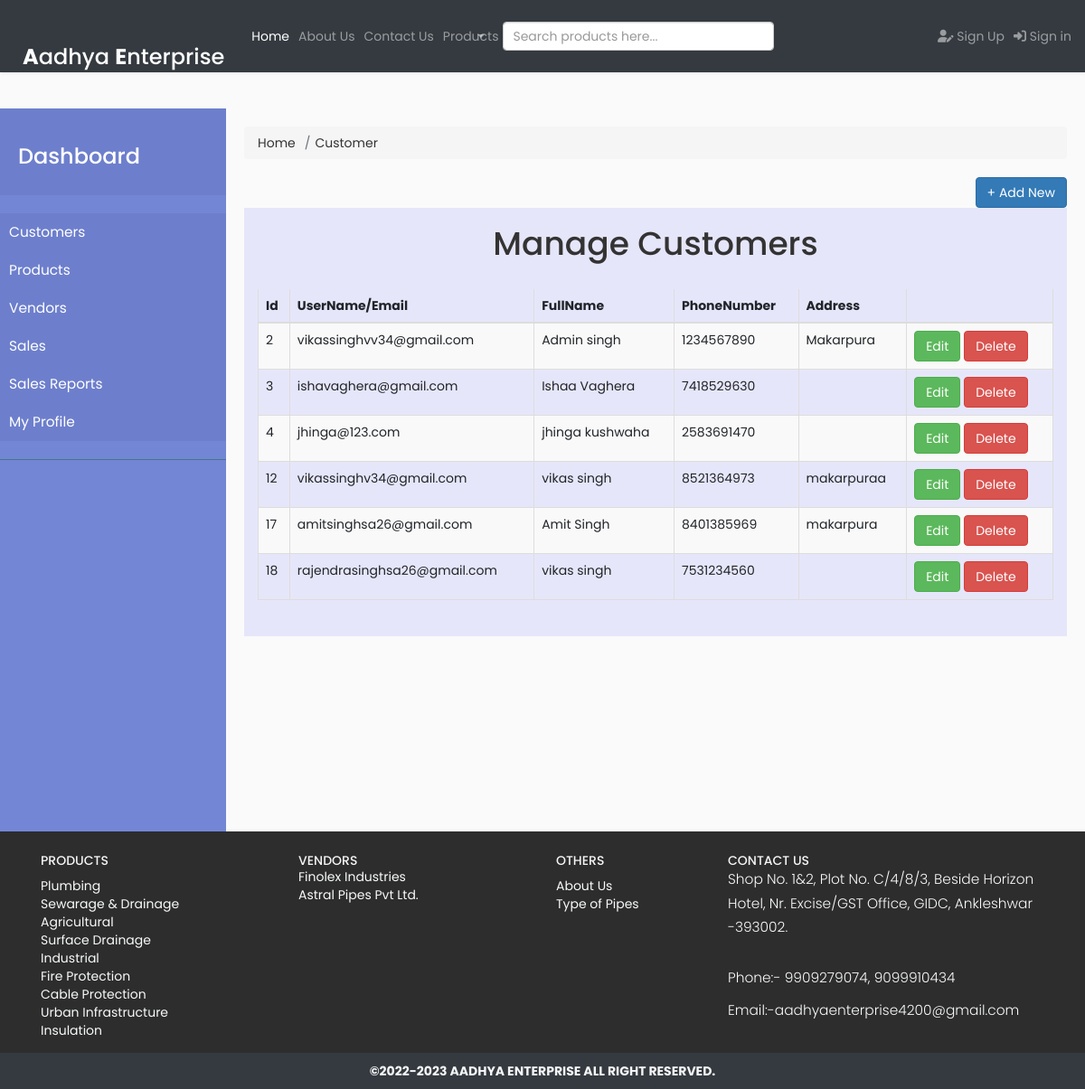
Page /AdminManageUser.php on the earlier database version.
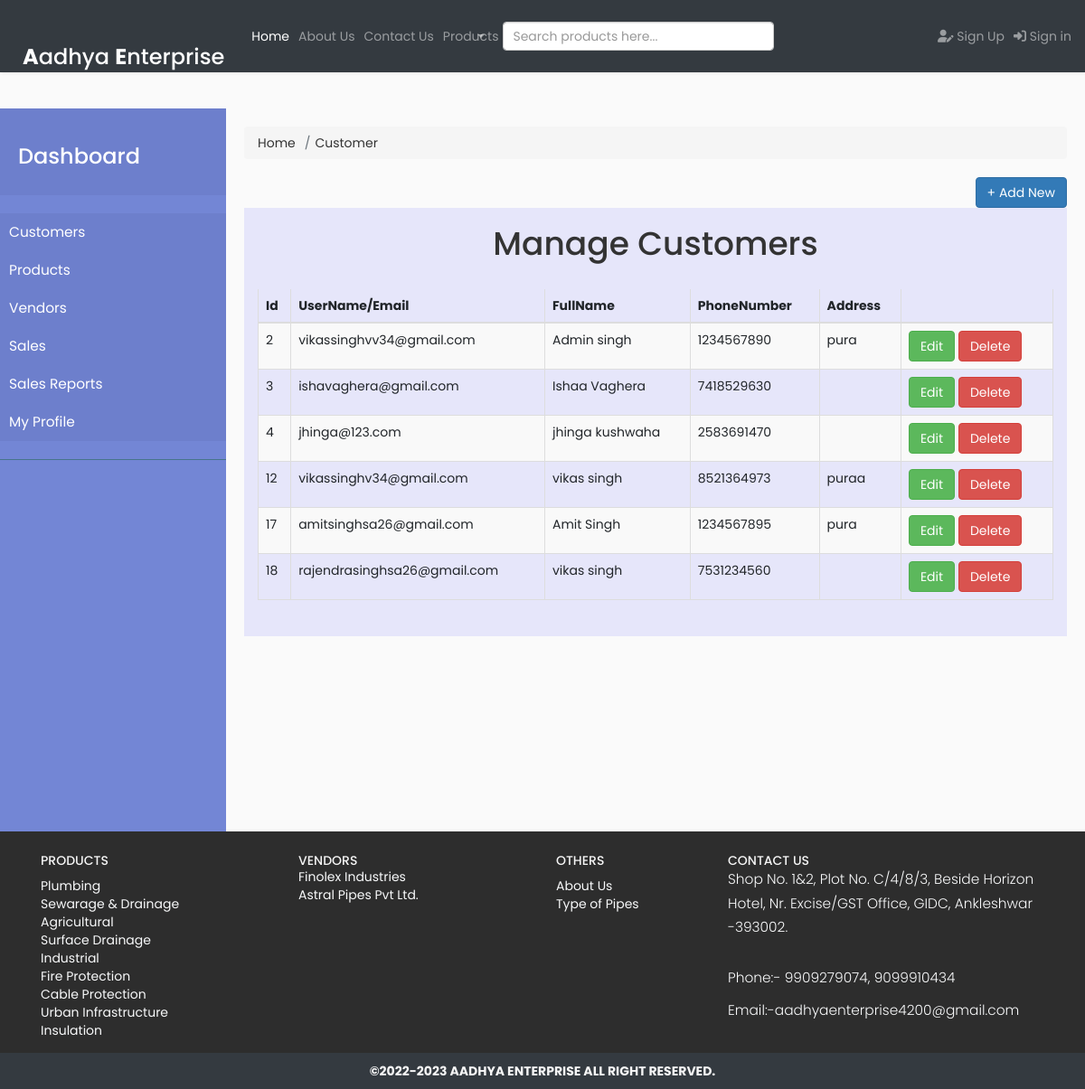
Same page on the later database version.
### tables this page shows
CREATE TABLE `users` (
  `UserId` int(10) NOT NULL,
  `UserEmail` varchar(50) NOT NULL,
  `UserPassword` varchar(50) NOT NULL,
  `UserFirstName` varchar(50) NOT NULL,
  `UserLastName` varchar(50) NOT NULL,
  `UserAddress` varchar(100) NOT NULL,
  `UserAddress2` varchar(100) DEFAULT NULL,
  `UserCity` varchar(30) DEFAULT NULL,
  `UserState` varchar(30) DEFAULT NULL,
  `UserZip` varchar(6) DEFAULT NULL,
  `UserCountry` varchar(20) DEFAULT NULL,
  `UserPhone` varchar(255) NOT NULL,
  `UserEmailVerified` varchar(255) DEFAULT NULL,
  `UserPaymentMethod` varchar(255) NOT NULL,
  `UserRegistrationDate` timestamp NULL DEFAULT NULL,
  `UserIP` varchar(50) DEFAULT NULL,
  `UserType` varchar(10) DEFAULT NULL,
  `UserVerificationCode` varchar(255) DEFAULT NULL
);

### AdminManageUser.php (the view, shortened to what this page needs)
<?php
include('header1.php'); ?>
<!DOCTYPE html>
<html lang="en">
<head>
</head>
<body>
	<div class="main">
		<ul class="breadcrumb">
			<li class="breadcrumb-item"><a href="index.php">Home</a></li>
			<li class="breadcrumb-item"><a href="AdminManageUser.php">Customer</a></li>
		</ul>
	</div>
	<a href="AddUsers.php"><button class="btn btn-primary pull-right">+ Add New</button></a>
	<div class="col-sm-12" style="background-color:lavender;" align="center">
		<div>
			<h1>Manage Customers</h1>
		</div>
		<br>
		<div>
			<div class="card-block">
				<div class="table-responsive dt-responsive">
					<table class="table table-striped table-bordered nowrap">
						<thead>
							<th>Id</th>
							<th>UserName/Email</th>
							<th>FullName</th>
							<th>PhoneNumber</th>
							<th>Address</th>
							<th></th>
						</thead>
						<tbody>
							<?php
							include('conn.php');
							$query = mysqli_query($conn, "select * from `users`");
							while ($row = mysqli_fetch_array($query)) {
							?>
								<tr>
									<td><?php echo $row['UserId']; ?></td>
									<td><?php echo $row['UserEmail'] ?></td>
									<td><?php echo $row['UserFirstName']?> <?php echo $row['UserLastName']; ?></td>
									<td><?php echo $row['UserPhone']; ?></td>
									<td><?php echo $row['UserAddress'] ?></td>
									<td>
										<a href="AdminUserEdit.php?Id=<?php echo $row['UserId']; ?>" class="btn btn-success">Edit</a>
										<a href="AdminDeleteUser.php?Id=<?php echo $row['UserId']; ?>" class="btn btn-danger" onclick="return confirm('Are you sure to delete this record?')">Delete</a>
									</td>
								</tr>
							<?php
							}
							?>
						</tbody>
					</table><br>
				</div>
			</div>
		</div>
	</div>
</body>
<?php include("footer.php"); ?>
</html>

### header.php (shortened to what this page needs)
<!DOCTYPE html>
<html lang="en">
<head>
    <link rel="stylesheet" href="https://maxcdn.bootstrapcdn.com/bootstrap/4.5.2/css/bootstrap.min.css">
</head>
<body>
    <nav class="navbar navbar-expand-lg bg-dark navbar-dark">
        <a class="navbar-brand" href="index.php"><h3><strong>A</strong>adhya <strong>E</strong>nterprise</h3></a>
        <ul class="navbar-nav">
            <li class="nav-item">
                <a class="nav-link active" href="index.php">Home</a>
            </li>
            <li class="nav-item">
                <a class="nav-link" href="about.php">About Us</a>
            </li>
            <li class="nav-item">
                <a class="nav-link" href="contact.php">Contact Us</a>
            </li>
            <li class="nav-item dropdown">
                <a class="nav-link dropdown-toggle" style="cursor: pointer;" onclick="window.location='products.php'" id="navbardrop" data-toggle="dropdown">
                    Products
                </a>
            </li>
        </ul>
        <ul class="navbar-nav search-box">
                <input class="form-control mr-sm-2" type="text" placeholder="Search products here...">
        </ul>
        <ul class="navbar-nav ml-auto">
            <li class="nav-item">
                <?php if (isset($_SESSION['email'])) { ?>
                    <a class="nav-link" id="trial" href="profile.php"><i class="fas fa-user-circle"></i> <?php echo $_SESSION['name'] ?></a>
                <?php } else { ?>
                    <a class="nav-link" href="signup.php"><i class="fas fa-user-edit"></i> Sign Up</a>
                <?php } ?>
            </li>
            <li class="nav-item">
                <?php if (isset($_SESSION['email'])) { ?>
                    <a class="nav-link" href="logout.php"><i class="fa fa-sign-out-alt"></i> Sign out</a>
                <?php } else { ?>
                    <a class="nav-link" href="login.php"><i class="fa fa-sign-in-alt"></i> Sign in</a>
                <?php } ?>
            </li>
        </ul>
    </nav>
</body>
</html>

### header1.php (shortened to what this page needs)
<?php
include('header.php');
?>
<!DOCTYPE html>
<html>
    <head>
        <link rel="stylesheet" href="https://maxcdn.bootstrapcdn.com/bootstrap/3.3.7/css/bootstrap.min.css">
        <link rel="stylesheet" href="style2.css">
    </head>
    <body>
        <div class="wrapper">
            <nav id="sidebar">
                <div class="sidebar-header">
                    <a href="index.php"><h3>Dashboard</h3></a>
                </div>
                <ul class="list-unstyled components">
                    <li class="active">
                        <a href="#homeSubmenu" data-toggle="collapse" aria-expanded="false">Customers</a>
                    </li>
                    <li class="active">
                        <a href="#homeSubmenu2" data-toggle="collapse" aria-expanded="false">Products</a>
                    </li>
                    <li class="active">
                        <a href="#homeSubmenu3" data-toggle="collapse" aria-expanded="false">Vendors</a>
                    </li>
                    <li class="active">
                        <a href="#homeSubmenu4" data-toggle="collapse" aria-expanded="false">Sales</a>
                    </li>
                    <li class="active">
                        <a href="#homeSubmenu5" data-toggle="collapse" aria-expanded="false">Sales Reports</a>
</li>
                        <li class="active">
                        <a href="profile.php">My Profile</a>
                        </li>
                        </ul>
            </nav>
            <div id="content">
    </body>
</html>

### footer.php (shortened to what this page needs)
<!DOCTYPE html>
<html lang="en">
<head>
</head>
<body>
    <footer class="text-center text-lg-start" style="background-color: #2d2d2d;">
        <div class="container p-4" style="color: whitesmoke; text-align: left;">
            <div class="row">
                <div class="col-lg-3 col-md-6 mb-4 mb-md-0">
                    <h5 class="text-uppercase">Products</h5>
                    <ul class="list-unstyled mb-0">
                        <li>
                            <a href="products.php?ProductCategoryID=1" class="text-light">Plumbing</a>
                        </li>
                        <li>
                            <a href="products.php?ProductCategoryID=5" class="text-light">Sewarage & Drainage</a>
                        </li>
                        <li>
                            <a href="products.php?ProductCategoryID=3" class="text-light">Agricultural</a>
                        </li>
                        <li>
                            <a href="products.php?ProductCategoryID=4" class="text-light">Surface Drainage</a>
                        </li>
                        <li>
                            <a href="products.php?ProductCategoryID=2" class="text-light">Industrial</a>
                        </li>
                        <li>
                            <a href="products.php?ProductCategoryID=6" class="text-light">Fire Protection</a>
                        </li>
                        <li>
                            <a href="products.php?ProductCategoryID=8" class="text-light">Cable Protection</a>
                        </li>
                        <li>
                            <a href="products.php?ProductCategoryID=9" class="text-light">Urban Infrastructure</a>
                        </li>
                        <li>
                            <a href="products.php?ProductCategoryID=7" class="text-light">Insulation</a>
                        </li>
                    </ul>
                </div>
                <div class="col-lg-3 col-md-6 mb-4 mb-md-0">
                    <h5 class="text-uppercase mb-0">Vendors</h5>
                    <ul class="list-unstyled">
                        <li>
                            <a href="https://www.finolexpipes.com" class="text-light">Finolex Industries</a>
                        </li>
                        <li>
                            <a href="https://www.astralpipes.com" class="text-light">Astral Pipes Pvt Ltd.</a>
                        </li>
                    </ul>
                </div>
                <div class="col-lg-2 col-md-6 mb-4 mb-md-0">
                    <h5 class="text-uppercase">Others</h5>
                    <ul class="list-unstyled mb-0">
                        <li>
                            <a href="about.php" class="text-light">About Us</a>
                        </li>
                        <li>
                            <a href="#products" class="text-light">Type of Pipes</a>
                        </li>
                    </ul>
                </div>
                <div class="col-lg-4 col-md-6 mb-4 mb-md-0">
                    <h5 class="text-uppercase mb-0">Contact us</h5>
                    <ul class="list-unstyled">
                        <li>
                            <p class="text-light">Shop No. 1&2, Plot No. C/4/8/3, Beside Horizon Hotel, Nr. Excise/GST Office, GIDC, Ankleshwar -393002.</p>
                        </li>
                        <br>
                        <li>
                            <p class="text-light">Phone:- 9909279074, 9099910434</p>
                        </li>
                        <li>
                            <p class="text-light">Email:-aadhyaenterprise4200@gmail.com</p>
                        </li>
                    </ul>
                </div>
            </div>
        </div>
        <div class="text-center p-3 bg-dark navbar-dark" style="color: whitesmoke;"><strong>
                &copy;- AADHYA ENTERPRISE ALL RIGHT RESERVED.</strong>
        </div>
    </footer>
</body>
</html>

### style2.css (style rules this page uses)
body { font-family: 'Poppins', sans-serif; background: #fafafa; }
p { font-family: 'Poppins', sans-serif; font-size: 1.1em; font-weight: 300; line-height: 1.7em; color: #999; }
a, a:hover, a:focus { color: inherit; text-decoration: none; transition: all 0.3s; }
.navbar { padding: 15px 10px; background: #fff; border: none; border-radius: 0; margin-bottom: 40px; box-shadow: 1px 1px 3px rgba(0, 0, 0, 0.1); }
.wrapper { display: flex; width: 100%; align-items: stretch; margin-top: 0; }
#sidebar { min-width: 250px; max-width: 250px; background: #7386D5; color: #fff; transition: all 0.3s; }
#sidebar .sidebar-header { padding: 20px; background: #6d7fcc; }
#sidebar ul.components { padding: 20px 0; border-bottom: 1px solid #47748b; }
#sidebar ul li a { padding: 10px; font-size: 1.1em; display: block; }
#sidebar ul li.active>a, a[aria-expanded="true"] { color: #fff; background: #6d7fcc; }
a[data-toggle="collapse"] { position: relative; }
.dropdown-toggle::after { display: block; position: absolute; top: 50%; right: 20px; transform: translateY(-50%); }
#content { width: 100%; padding: 20px; min-height: 100vh; transition: all 0.3s; }

### header.php (style rules this page uses)
.dropdown { position: relative; display: inline-block; }
.search-box { width: 300px; position: relative; display: inline-block; font-size: 14px; }
.search-box input[type="text"] { height: 32px; padding: 5px 10px; border: 1px solid #CCCCCC; font-size: 14px; }
.search-box input[type="text"], .result { width: 100%; box-sizing: border-box; }

Differences in the rows shown:
changed users "vikassinghvv34@gmail.com": UserAddress "Makarpura" → "pura"
changed users "vikassinghv34@gmail.com": UserAddress "makarpuraa" → "puraa"
changed users "amitsinghsa26@gmail.com": UserPhone "8401385969" → "1234567895"; UserAddress "makarpura" → "pura"
